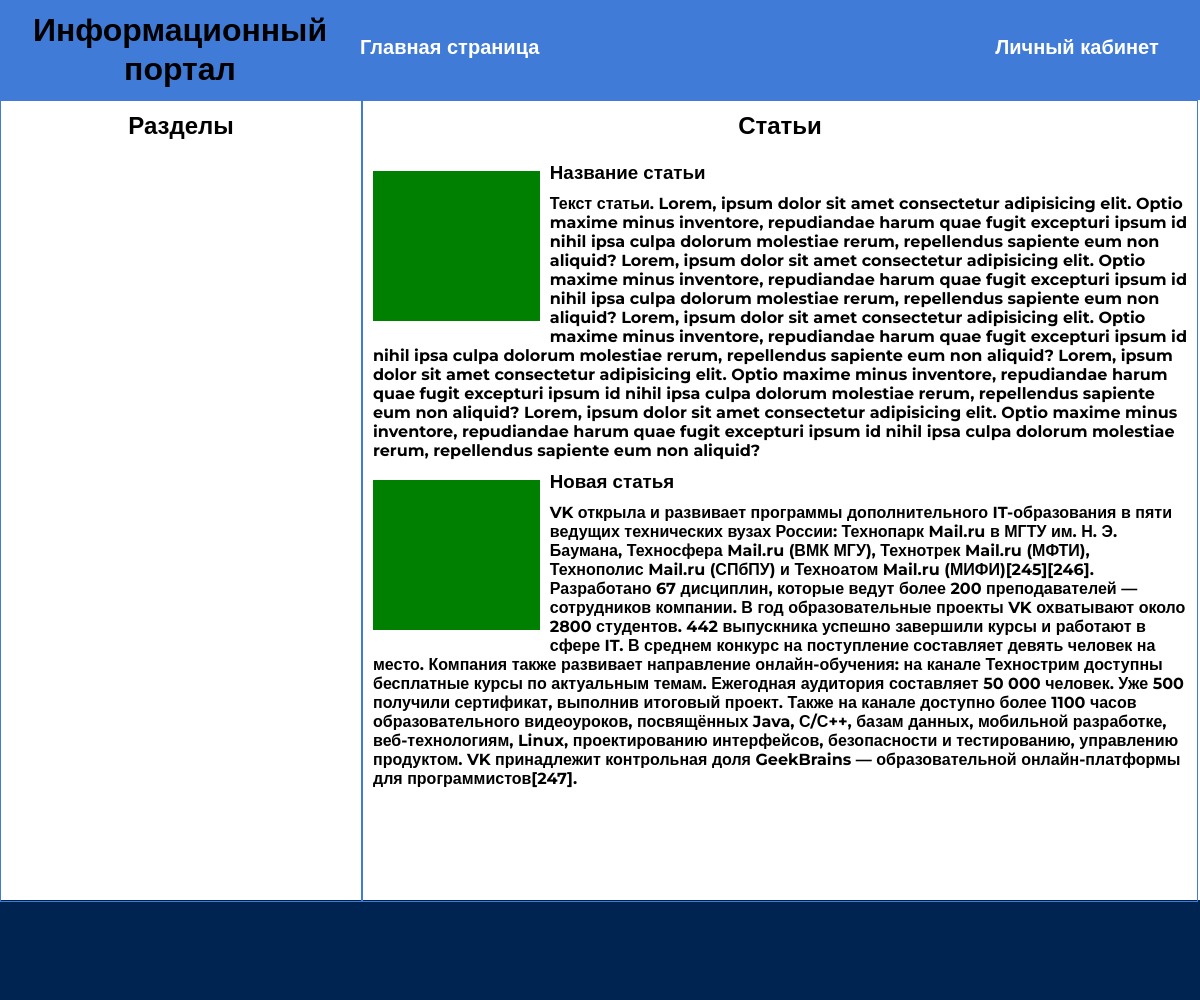
The page / on the database its author committed.
### tables this page shows
CREATE TABLE `article` (
  `aid` int NOT NULL,
  `adate` date NOT NULL,
  `atitle` varchar(255) NOT NULL,
  `atxt` text NOT NULL
);

### index.php (the view, shortened to what this page needs)
<?php
include "connect_db.php";
?>
<!DOCTYPE html>
<html lang="en">
<head>
    <link rel="stylesheet" href="css/mystyle.css">
</head>
<body>
    <div class="main">
        <header class="head">
            <div class="head__logo">
                <h1>Информационный портал</h1>
            </div>
            <div class="head__nav">
                <ul>
                    <li>
                        <a href="index.php">Главная страница</a>
                    </li>
                </ul>
            </div>
            <div class="head__login">
            <ul>
            <?php if (!empty($_SESSION['id']))
                {?>
                    <li><a  href="lk.php">Личный кабинет</a> </li>
                <?php }
                    else
                {?>
                    <li><a  href="chek.php">Личный кабинет</a> </li>
            <?php }?>
            </ul>
            </div>
        </header>
        <section class="content">
            <div class="content__sidebar">
                <h2>Разделы</h2>
            </div>
            <div class="content__block">
                <div class="content__block-title">
                   <h2>Статьи</h2>
                </div>
								<?php
                $stmt = $pdo->query('SELECT atitle,atxt FROM article');
								  while ($row = $stmt->fetch())
                   {
								?>
                <div class="content__block-item">
                    <div class="content__block-img">
                    </div>
                    <h3 class="content__block-txt-top"><?php echo $row['atitle'];?></h3>
                    <p class="content__block-txt">
										<?php echo $row['atxt'];?>
                    </p>
                </div>
								<?php
									 }
								?>
            </div>
        </section>
        <footer class="foot">
        </footer>
    </div>
</body>
</html>

### css/mystyle.css (style rules this page uses)
* { padding: 0; margin: 0; box-sizing: content-box; }
h1, h2, h3, h4, h5, h6, a, label, input, p { font-family: "Montserrat", sans-serif; font-weight: 700; }
.main { max-width: 1400px; height: auto; margin: 0 auto; }
.head { width: 100%; height: 100px; background-color: #417bd8; }
.head__logo { width: 30%; height: 100px; float: left; }
.head__logo h1 { text-align: center; margin-top: 10px; }
.head__nav { width: 50%; height: 100px; float: left; }
.head__login { width: 19.5%; height: 100px; float: left; }
.head__login ul, .head__nav ul { list-style: none; padding-top: 35px; }
.head__login li { text-align: center; }
.head__login a, .head__nav a { text-decoration: none; font-size: 20px; color: #fff; }
.content { width: 100%; height: 100vh; }
.content__sidebar { width: 30%; height: 100%; border: 1px solid #417bd8; float: left; }
.content__block { width: 69.5%; height: 100%; border: 1px solid #417bd8; float: left; }
.content__block-title { width: 100%; height: 50px; }
.content__block-title h2 { text-align: center; margin-top: 10px; }
.content__block-item { width: 100%; height: auto; }
.content__block-img { width: 20%; height: 150px; float: left; background-color: green; margin: 10px; }
.content__block-txt { font-weight: 700; padding: 10px; }
.content__sidebar h2 { text-align: center; margin-top: 10px; }
.foot { width: 100%; height: 100px; background-color: #002451; }

### rows shown on the page
article: atitle "Название статьи", atxt "Текст статьи. Lorem, ipsum dolor sit amet consectetur adipisicing elit. Optio maxime minus inventore, repudiandae harum quae fugit excepturi ipsum id nihil ipsa culpa dolorum molestiae rerum, repellendus sapiente eum non aliquid? Lorem, ipsum dolor sit amet consectetur adipisicing elit. Optio maxime minus inventore, repudiandae harum quae fugit excepturi ipsum id nihil ipsa culpa dolorum molestiae rerum, repellendus sapiente eum non aliquid? Lorem, ipsum dolor sit amet consectetur adipisicing elit. Optio maxime minus inventore, repudiandae harum quae fugit excepturi ipsum id nihil ipsa culpa dolorum molestiae rerum, repellendus sapiente eum non aliquid? Lorem, ipsum dolor sit amet…"
article: atitle "Новая статья", atxt "VK открыла и развивает программы дополнительного IT-образования в пяти ведущих технических вузах России: Технопарк Mail.ru в МГТУ им. Н. Э. Баумана, Техносфера Mail.ru (ВМК МГУ), Технотрек Mail.ru (МФТИ), Технополис Mail.ru (СПбПУ) и Техноатом Mail.ru (МИФИ)[245][246]. Разработано 67 дисциплин, которые ведут более 200 преподавателей — сотрудников компании. В год образовательные проекты VK охватывают около 2800 студентов. 442 выпускника успешно завершили курсы и работают в сфере IT. В среднем конкурс на поступление составляет девять человек на место. Компания также развивает направление онлайн-обучения: на канале Технострим доступны бесплатные курсы по актуальным темам. Ежегодная аудитория…"
